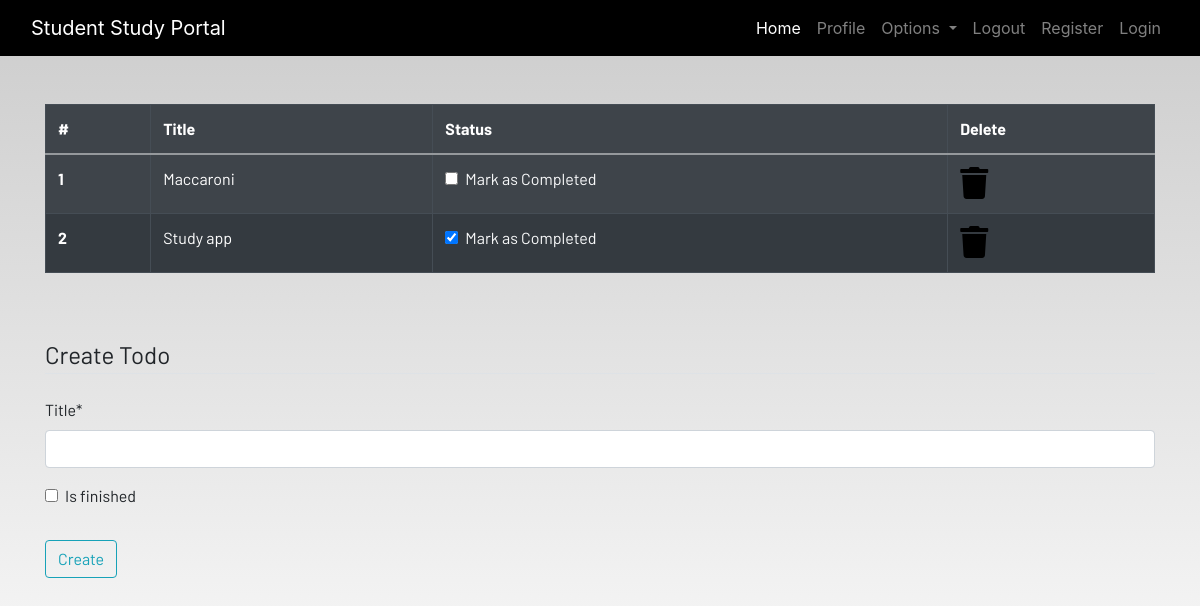
Page /todo/ (signed in) on the earlier database version.
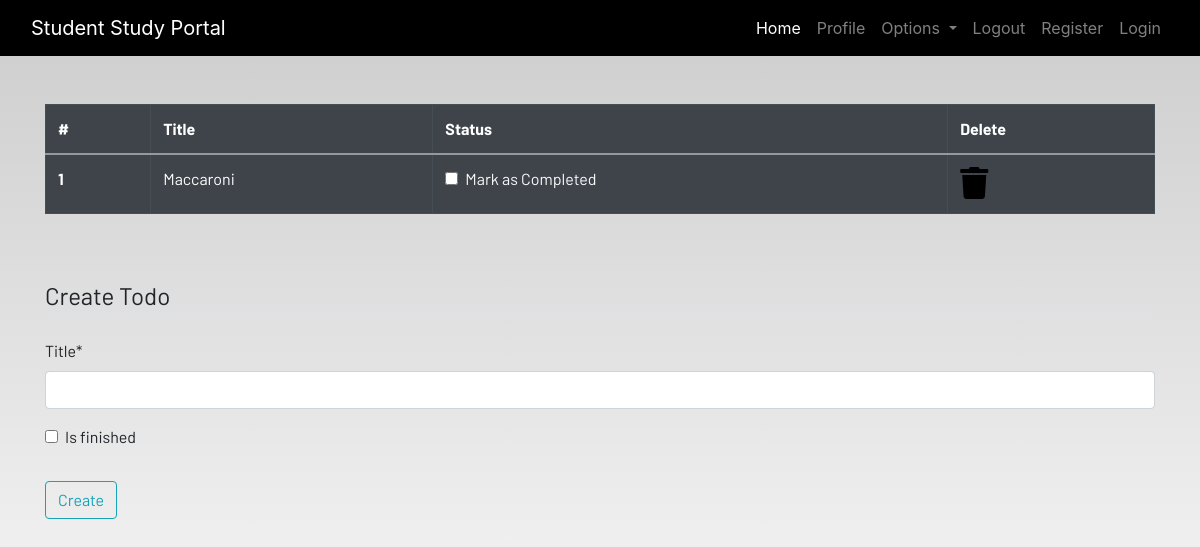
Same page on the later database version.
### portal/models.py (models this page shows, shortened)
class Todo(models.Model):
    user = models.ForeignKey(User,on_delete=models.CASCADE)
    title = models.CharField(max_length = 100)
    is_finished = models.BooleanField(default=False)

### portal/views.py (the view)
# urls.py: path('todo/',views.todo,name="todo"),
def todo(request):
    if request.method == 'POST':
        form = TodoForm(request.POST)
        if form.is_valid():
            try:
                finished = request.POST['is_finished']
                if finished == 'on':
                    finished = True
                else:
                    is_finished = False
            except:
                finished =False
            todos = Todo(
                user = request.user,
                title = request.POST['title'],
                is_finished = finished
            )
            todos.save()
            messages.success(request,f'Todo added from {request.user.username}!!')
    else:
        form = TodoForm()
    todo = Todo.objects.filter(user=request.user)
    if len(todo)==0:
        todos_done = True
    else:
        todos_done = False
    context = {
        'todos':todo,
        'form':form,
        'todos_done':todos_done,
    }
    return render(request,'portal/todo.html',context)

### portal/forms.py
class TodoForm(forms.ModelForm):
    class Meta:
        model = Todo
        fields = ['title','is_finished']

### portal/templates/portal/todo.html
{% extends 'portal/base.html' %}
{% load static %}
{% block content %}
{% load crispy_forms_tags%}
<div class="container">
    {% if not todos_done %}
    <table class="table table-striped table-bordered table-hover table-dark">
        <thead>
        <tbody>
            <tr>
                <th scope="col">#</th>
                <th scope="col">Title</th>
                <th scope="col">Status</th>
                <th scope="col">Delete</th>
            </tr>
        </thead>
        <tbody>
            {% for todo in todos %}
            <tr>
                <th scope="row">{{forloop.counter}}</th>
                <td>{{todo.title}}</td>
                <td>
                    <a href="{% url 'update_todo' todo.id%}">
                        <div class="form-check">
                            {% if todo.is_finished == True%}
                            <input class="form-check-input" type="checkbox" value="" checked>
                            {% else %}
                            <input class="form-check-input" type="checkbox" value="">
                            {% endif %}
                            <label class="form-check-label text-light" for="flexCheckDefault">
                                Mark as Completed
                            </label>
                        </div>
                    </a>
                </td>
                <td><a href={% url 'delete_todo' todo.id %}><i class="fa fa-trash fa-2x"></i></a></td>
            </tr>
            {% endfor %}
        </tbody>
    </table>
    {% else %}
    <h4>All tasks have been done!! create to add more</h4>
    {% endif %}
</div><br><br>
<div class="container">
    <form method="POST">{% csrf_token%}
        <fieldset class="form-group">
            <legend class="border-bottom mb-4">Create Todo</legend>
            {{form|crispy}}
        </fieldset>
        <div class="form-group">
            <button href="" class="btn btn-outline-info" type="submit">
                Create
            </button>
        </div>
    </form>
</div>
{% endblock content %}

Differences in the rows shown:
removed Todo: title "Study app"
